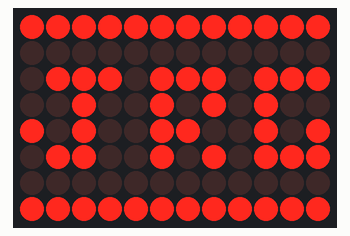
Bench run of a sketch on a simulated Arduino Uno R4 WiFi. On the bench: 12×8 LED matrix.

Above: at 0.1 s.

The sketch:

jrg.ino
```cpp
#include "Arduino_LED_Matrix.h"
#include "jrg.h"

ArduinoLEDMatrix matrix;

void setup() {
  Serial.begin(115200);
  matrix.begin();
}

void loop() {
  matrix.loadSequence(jrg);
  matrix.play(true);
}
```

jrg.h
```cpp
const uint32_t jrg[][4] = {
	{
		0xfff00077,
		0x7254a656,
		0x57000fff,
		66
	},
	{
		0xe078019d,
		0xd0942989,
		0x95801e07,
		66
	}
};
```
